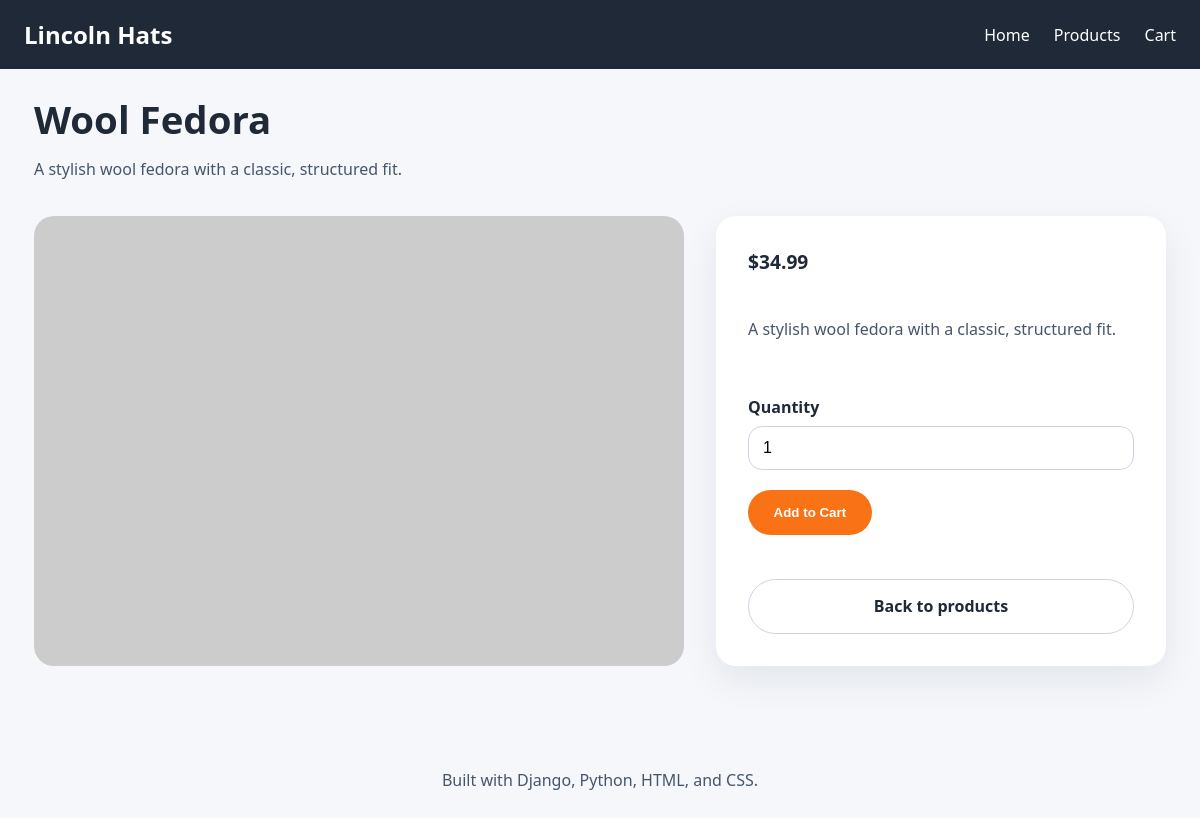
Screenshot of /products/wool-fedora/ with the database file from the repository.
### store/models.py (models this page shows, shortened)
class Product(models.Model):
    name = models.CharField(max_length=200)
    slug = models.SlugField(max_length=220, unique=True)
    description = models.TextField(blank=True)
    price = models.DecimalField(max_digits=8, decimal_places=2, default=0)
    available = models.BooleanField(default=True)
    featured = models.BooleanField(default=False)
    image_url = models.CharField(max_length=300, blank=True)
    created_at = models.DateTimeField(auto_now_add=True)
    class Meta:
        ordering = ['name']
    def formatted_price(self):
        return f"${self.price:.2f}"

### store/views.py (the view)
# urls.py: path('products/<slug:slug>/', views.product_detail, name='product_detail'),
def product_detail(request, slug):
    product = get_object_or_404(Product, slug=slug, available=True)
    context = {
        'product': product,
        'cart_count': _cart_quantity(request),
    }
    return render(request, 'store/product_detail.html', context)

### store/views.py (called while the page is built)
def _get_cart(request):
    return request.session.setdefault('cart', {})

def _cart_quantity(request):
    return sum(int(quantity) for quantity in _get_cart(request).values())

### store/templates/store/product_detail.html (shortened to what this page needs)
{% extends 'store/base.html' %}
{% block content %}
<section class="section-header">
    <h1>{{ product.name }}</h1>
    <p>{{ product.description }}</p>
</section>
<div class="detail-grid">
    <div class="detail-image-large" style="background-image: url('{{ product.image_url }}');"></div>
    <div class="detail-copy">
        <span class="price-large">{{ product.formatted_price }}</span>
        <p>{{ product.description }}</p>
        <form method="POST" action="{% url 'store:add_to_cart' product.id %}">
            <label>
                Quantity
                <input type="number" name="quantity" value="1" min="1">
            </label>
            <button type="submit" class="button">Add to Cart</button>
        </form>
        <a class="button button-ghost" href="{% url 'store:product_list' %}">Back to products</a>
    </div>
</div>
{% endblock %}

### store/static/store/styles.css (style rules this page uses)
* { box-sizing: border-box; }
body { margin: 0; font-family: 'Segoe UI', Tahoma, Geneva, Verdana, sans-serif; color: #1f2937; background: #f5f7fb; }
a { color: #1f2937; text-decoration: none; }
button, input[type="submit"] { appearance: none; border: none; cursor: pointer; }
h1, h2, h3 { margin: 0; }
h1 { font-size: clamp(2.4rem, 2vw, 3.5rem); line-height: 1.05; }
p { color: #475569; line-height: 1.8; }
.button { display: inline-flex; align-items: center; justify-content: center; padding: 0.95rem 1.6rem; border-radius: 999px; background: #f97316; color: white; font-weight: 700; margin-top: 20px; transition: transform 0.2s ease, filter 0.2s ease; }
.button-ghost { background: transparent; color: #1f2937; border: 1px solid #cbd5e1; }
.section-header { margin-bottom: 32px; }
.product-card, .order-complete-card, .cart-table, .checkout-form, .detail-copy { background: white; border-radius: 20px; box-shadow: 0 14px 36px rgba(15, 23, 42, 0.08); }
.product-image, .detail-image-large { min-height: 220px; background-size: cover; background-position: center; }
.product-copy, .detail-copy { padding: 24px; }
.price, .price-large { font-size: 1.2rem; font-weight: 700; color: #1f2937; }
.detail-grid { display: grid; grid-template-columns: 1.3fr 0.9fr; gap: 32px; }
.detail-image-large { border-radius: 20px; }
.detail-copy { padding: 32px; display: grid; gap: 24px; }
.detail-copy label { display: block; margin-top: 12px; font-weight: 600; }
.detail-copy input[type="number"], .checkout-form input[type="text"], .checkout-form input[type="email"] { width: 100%; padding: 12px 14px; margin-top: 8px; border: 1px solid #cbd5e1; border-radius: 14px; font-size: 1rem; }

### rows the page displays
Product: name "Wool Fedora", description "A stylish wool fedora with a classic, structured fit.", formatted_price "$34.99"
